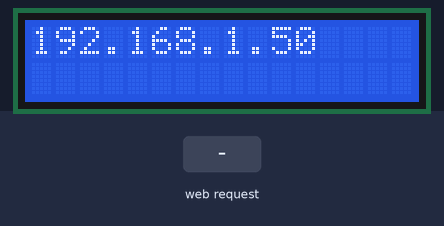
The sketch below on a simulated ESP8266 (NodeMCU). On the bench: 16×2 character LCD. The inputs (shaded band) are chosen by the test bench. WiFi joins after 1.5 s; servers stay silent unless stated; what the sketch prints to the serial monitor is not drawn.

Above: at 1.7 s.
At 12.8 s:
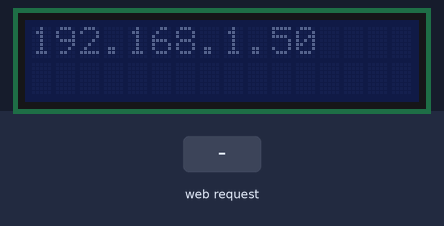
12.9 s: HTTP request GET /established received
At 14.0 s:
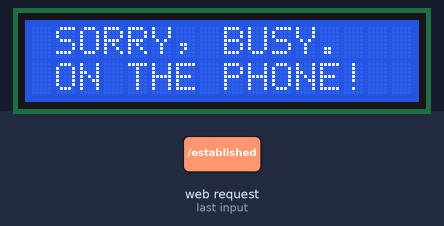
14.4 s: HTTP request GET /offhook received
At 15.2 s:
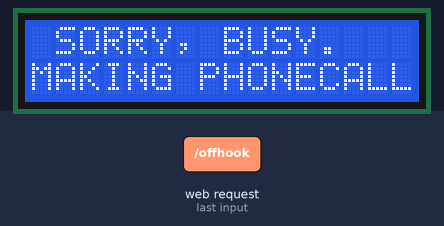
15.9 s: HTTP request GET /onhook received
At 16.6 s:
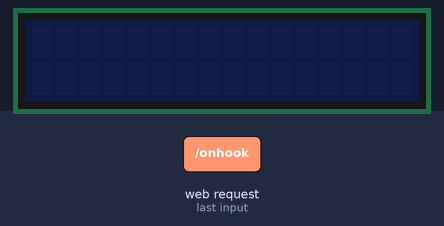
Timing chart, 0 to 18.9 s (numbered marks = the images above; inputs shaded):
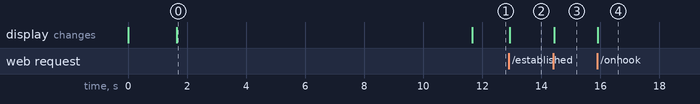

The sketch:

YeaklinkPhoneStatus.ino
```cpp
/*
 *  This sketch demonstrates how to set up a simple HTTP-like server.
 *  The server will set a GPIO pin depending on the request
 *    http://server_ip/gpio/0 will set the GPIO2 low,
 *    http://server_ip/gpio/1 will set the GPIO2 high
 *  server_ip is the IP address of the ESP8266 module, will be
 *  printed to Serial when the module is connected.
 */
#include <Wire.h>
#include <LiquidCrystal_I2C.h>
#include <ESP8266WiFi.h>

const char* ssid = "YourSSID";
const char* password = "dontpanic";

// Create an instance of the server
// specify the port to listen on as an argument
WiFiServer server(80);
LiquidCrystal_I2C lcd(0x27,16,2);  // set the LCD address to 0x27 for a 16 chars and 2 line display

void setup() {
  Serial.begin(115200);
  delay(10);

  lcd.init();                      // initialize the lcd
  lcd.init();


  // Connect to WiFi network
  Serial.println();
  Serial.println();
  Serial.print("Connecting to ");
  Serial.println(ssid);

  WiFi.begin(ssid, password);

  while (WiFi.status() != WL_CONNECTED) {
    delay(500);
    Serial.print(".");
  }
  Serial.println("");
  Serial.println("WiFi connected");

  // Start the server
  server.begin();
  Serial.println("Server started");

  // Print the IP address
  Serial.println(WiFi.localIP());

  lcd.backlight();
  lcd.setCursor(0,0);
  lcd.print( WiFi.localIP() );

  delay(10000);
  lcd.noBacklight();
}

void loop() {
  // Check if a client has connected
  WiFiClient client = server.available();
  if (!client) {
    return;
  }

  // Wait until the client sends some data
  Serial.println("new client");
  while(!client.available()){
    delay(1);
  }

  // Read the first line of the request
  String req = client.readStringUntil('\r');
  Serial.println(req);
  client.flush();

  // Match the request
  int val;

  if (req.indexOf("/established") != -1) {
   lcd.clear();
    lcd.setCursor(1,0);
    lcd.print( "SORRY, BUSY." );
    lcd.setCursor(1,1);
    lcd.print( "ON THE PHONE!" );
    lcd.backlight();
  }
  else if (req.indexOf("/onhook") != -1) {
    lcd.setCursor(0,0);
    lcd.clear();
    lcd.noBacklight();
  }
  else if (req.indexOf("/offhook") != -1)
  {
    lcd.clear();
    lcd.setCursor(1,0);
    lcd.print( "SORRY, BUSY." );
    lcd.setCursor(0,1);
    lcd.print( "MAKING PHONECALL" );
    lcd.backlight();
  }
  else {
    Serial.println("invalid request");
    client.stop();
    lcd.noBacklight();
    return;
  }

  client.flush();

  // Prepare the response
  String s = "HTTP/1.1 200 OK\r\nContent-Type: text/html\r\n\r\n<!DOCTYPE HTML>\r\n<html>";

  s += "</html>\n";

  // Send the response to the client
  client.print(s);
  delay(1);
  Serial.println("Client disonnected");

  // The client will actually be disconnected
  // when the function returns and 'client' object is detroyed
}
```

Measured:
- after the input at 12.9 s, the display: changes at once (image 2)
- after the input at 14.4 s, the display: changes at once (image 3)
- after the input at 15.9 s, the display: changes at once (image 4)
- what the display in image 0 shows lasts 10.0 s, from 1.7 s to 11.7 s
